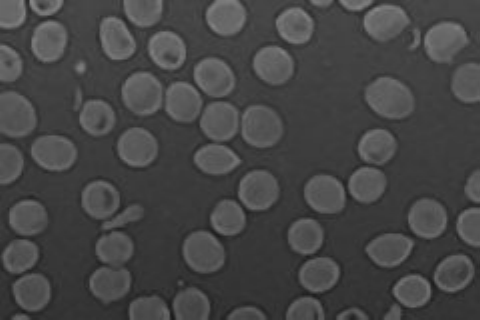
#> input picture Lab05/pics/bloodCells.png, 480 x 320 px, found by its file name; its folder holds 3 pictures in this run
$ python task2.py
#> lines starting #> are read from the running program, lines starting #| are printed output that depends on the picture; after the words box and inside, x2 and y2 are one past the last pixel; in counts of white or black regions, pixels touching at a corner belong together
# Lab05
## Task 2 Counting Blood Cells

import os
from skimage import io, segmentation
from scipy import ndimage
import numpy as np
import matplotlib.pyplot as plt

folder = os.path.join(os.getcwd(), 'Lab05/pics/')
image = io.imread(folder + 'bloodCells.png', as_gray=True)
#> image is the input picture: shape (320, 480); min 27, max 134, mean 69.6

min, max = image.min(), image.max()
#> min = 27; max = 134
threshold = (min + max) / 2
#> threshold = 80.5
binarized_global = image > threshold
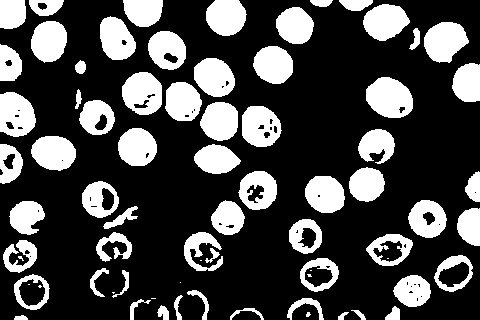
#> binarized_global: shape (320, 480) bool; 28.3% white; 74 white regions (11 under 20 px), largest, box (x1, y1, x2, y2) and area: (366, 77, 413, 118) 1456, (424, 22, 469, 63) 1318, (122, 72, 162, 115) 1300

removed_on_border_before_filling = segmentation.clear_border(binarized_global)
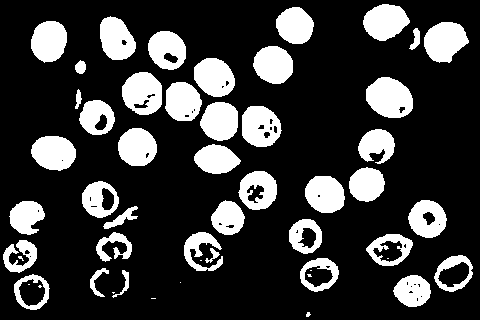
#> removed_on_border_before_filling: shape (320, 480) bool; 22.3% white; 52 white regions (11 under 20 px), largest, box (x1, y1, x2, y2) and area: (366, 77, 413, 118) 1456, (424, 22, 469, 63) 1318, (122, 72, 162, 115) 1300

filled_holes = ndimage.binary_fill_holes(binarized_global)
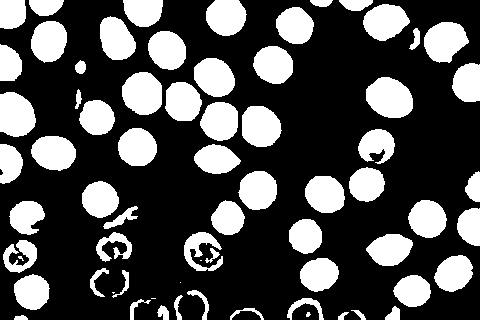
#> filled_holes: shape (320, 480) bool; 30.4% white; 69 white regions (6 under 20 px), largest, box (x1, y1, x2, y2) and area: (366, 77, 413, 118) 1479, (122, 72, 162, 115) 1374, (424, 22, 469, 63) 1318
filled = segmentation.clear_border(filled_holes)
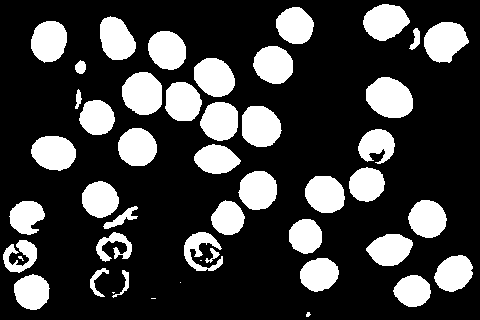
#> filled: shape (320, 480) bool; 24.3% white; 47 white regions (6 under 20 px), largest, box (x1, y1, x2, y2) and area: (366, 77, 413, 118) 1479, (122, 72, 162, 115) 1374, (424, 22, 469, 63) 1318

label_image, num_features = ndimage.label(filled)
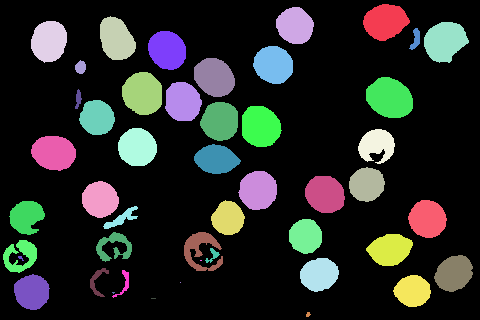
#> label_image: shape (320, 480) int32; 48 distinct labels, from 0 to 47; one colour per label, 0 black
#> num_features = 47

fig, axarr = plt.subplots(1, 3, figsize=(20, 5))

axarr[0].imshow(image, cmap='gray')
axarr[0].set_title('Original')
axarr[0].axis('off')

axarr[1].imshow(removed_on_border_before_filling, cmap='gray')
axarr[1].set_title('Not filled')
axarr[1].axis('off')

axarr[2].imshow(filled, cmap='gray')
axarr[2].set_title('Filled')
axarr[2].axis('off')

fig.suptitle('Labeled Blood Cells (Total: {})'.format(num_features))
plt.show()

counts = np.bincount(label_image.ravel())
#> counts = 48 values, max 116329 at index 0, min 1 at index 44, mean 3200
counts = counts[1:] # remove the background count
#> counts = 47 values, max 1479 at index 11, min 1 at index 43, mean 793

print(counts)
#| [1232 1071 1174 1183 1318  129 1165 1180 1226  115 1374 1479 1144   81
#|   966 1171 1313 1175  876 1222  991  964 1185 1180 1041  863 1124  861
#|   270  910  495  713 1081  625   80 1055   15 1006    2  183  120  982
#|   903    1    4    5   18]

plt.figure(figsize=(10, 6))
plt.hist(counts)
plt.title('Count of Blood Cells')
plt.xlabel('Pixels')
plt.ylabel('Blood Cells')
plt.grid(True, which='both', linestyle='--', linewidth=0.5)
plt.show()
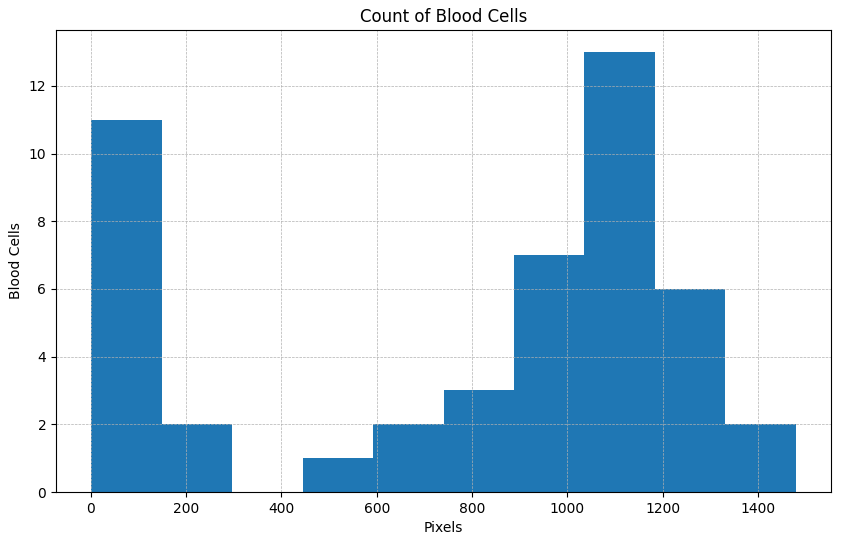
#> figure drawn by matplotlib, 1 panel; tallest bar 13 high, from x = 1035.6 to 1183.4
